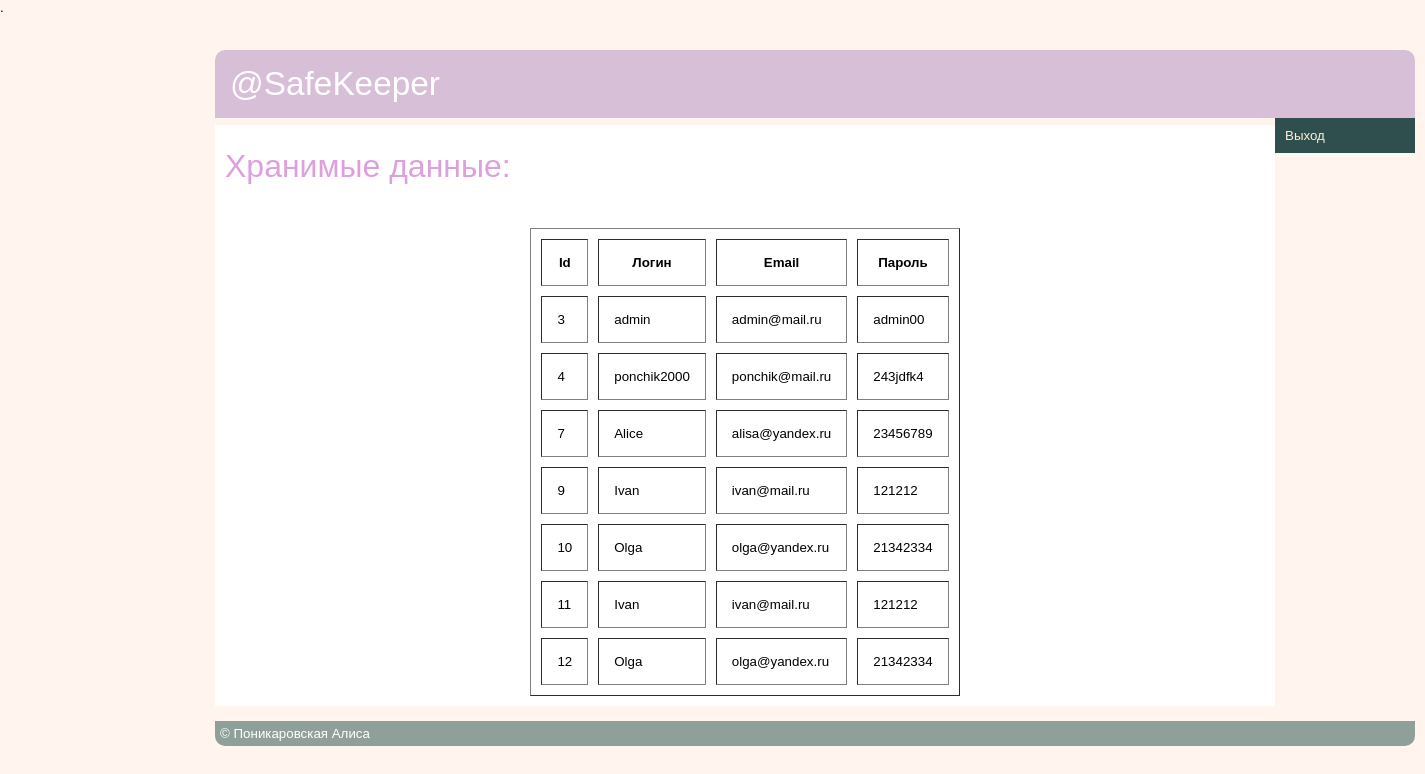
Page /localhost/admin.php on the committed database.
### tables this page shows
CREATE TABLE `reg_user` (
  `user_id` int(11) NOT NULL,
  `login` varchar(100) NOT NULL,
  `email` varchar(100) NOT NULL,
  `pass` varchar(100) NOT NULL
);

### localhost/admin.php (the view, shortened to what this page needs)
<?php
include("/include/db_connect.php");
echo
"<!DOCTYPE html>
 <head>
<link rel='shortcut icon' href='/images/ingen.png' type='image/x-icon'>
  <meta http-equiv='Content-Type' content='text/html; charset=utf-8' />
  <link href = 'css/style.css' rel = 'stylesheet' type='text/css' />
  <script type='text/javascript' src='/js/jquery-1.8.2.min.js'></script>
  <script type='text/javascript' src='/js/jcarousellite_1.0.1.js'></script>
  <script type='text/javascript' src='/js/safe_script.js'></script>
  <script type='text/javascript' src='/js/jquery.cookie.js'></script>
  <script type='text/javascript' src='/js/jquery.form.js'></script>
  <script type='text/javascript' src='/js/jquery.validate.js'></script>
  <script type='text/javascript' src='/js/store.js'></script>
  <title>SafeKeeper</title>
  <style type='text/css'>
  li {
    list-style-type: none; /* Убираем маркеры */
   }
   ul {
    margin-left: 0; /* Отступ слева  */
    padding-left: 0; /* Отступ слева  */
   }
   body {
    font: 10pt Arial, Helvetica, sans-serif; /* Шрифт на веб-странице */
    background: #FFF5EE; /* Цвет фона */
    margin: 0; /* Убираем отступы */
   }
   h2 {
    font-size: 11pt; /* Размер шрифта */
    color: #752641; /* Цвет текста */
    margin-bottom: 0; /* Отступ снизу */
   }
  </style>
 </head>
 <body>
 <div id='centerLayer_account'>
  <div id='container_account'>
   <div id='header_account'>@SafeKeeper
   </div>
   <div id='sidebar_account'>
   <div id='user'>
    "?>
<?php
echo "
   <li><font color='#FFEFD5'><a id='logout'>Выход</a></font>
   </div>
   </div>
   <div id='content_account'>
     <p><font face='sans-serif' size='6px' color=' #DDA0DD'>Хранимые данные:</font>
	 <span style='padding-left:656px;'></span>
	</p>
	<br></br>
	"?>
	<?php
$result = mysql_query("SELECT * FROM reg_user ",$link) or die("Ошибка " . mysql_error($link));
if($result)
{
    $rows = mysql_num_rows($result);
    echo "<table align='center' border='1' cellspacing='10' cellpadding='15'><tr><th>Id</th><th>Логин</th><th>Email</th><th>Пароль</th></tr>";
    for ($i = 0 ; $i < $rows ; ++$i)
    {
        $row = mysql_fetch_row($result);
        echo "<tr>";
            for ($j = 0 ; $j < 4 ; ++$j) echo "<td>$row[$j]</td>";
        echo "</tr>";
    }
    echo "</table>";
}
?>
<?php
echo "
    </div>
   <div id='footer_account'>&copy; Поникаровская Алиса
   </div>
  </div>
  </div>
 </body>
</html>"
?>.

### localhost/css/style.css (style rules this page uses)
#container_account { width: 1200px; margin: 0 auto; }
#header_account { border-radius: 10px 10px 0 0; background: #D8BFD8; font-size: 25pt; color: white; padding: 15px; }
#content_account { margin-top: 0.5em; margin-right: 140px; padding: 10px; background: #fff; }
#sidebar_account { float: right; width: 120px; padding: 10px; background: #2F4F4F; }
#footer_account { border-radius: 0 0 10px 10px; background: #8fa09b; color: #fff; padding: 5px; margin-top: 15px; }
#centerLayer_account { border-radius: 10px; position: absolute; margin-left: 215px; margin-top: 50px; }
#user a { text-decoration: none; font: bold 13px; color: #FFEFD5; }

### localhost/admin.php (style rules this page uses)
li { list-style-type: none; }
body { font: 10pt Arial, Helvetica, sans-serif; background: #FFF5EE; margin: 0; }

### rows in the picture
reg_user: user_id "3", login "admin", email "admin@mail.ru", pass "admin00"
reg_user: user_id "4", login "ponchik2000", email "ponchik@mail.ru", pass "243jdfk4"
reg_user: user_id "7", login "Alice", email "alisa@yandex.ru", pass "23456789"
reg_user: user_id "9", login "Ivan", email "ivan@mail.ru", pass "121212"
reg_user: user_id "10", login "Olga", email "olga@yandex.ru", pass "21342334"
reg_user: user_id "11", login "Ivan", email "ivan@mail.ru", pass "121212"
reg_user: user_id "12", login "Olga", email "olga@yandex.ru", pass "21342334"
